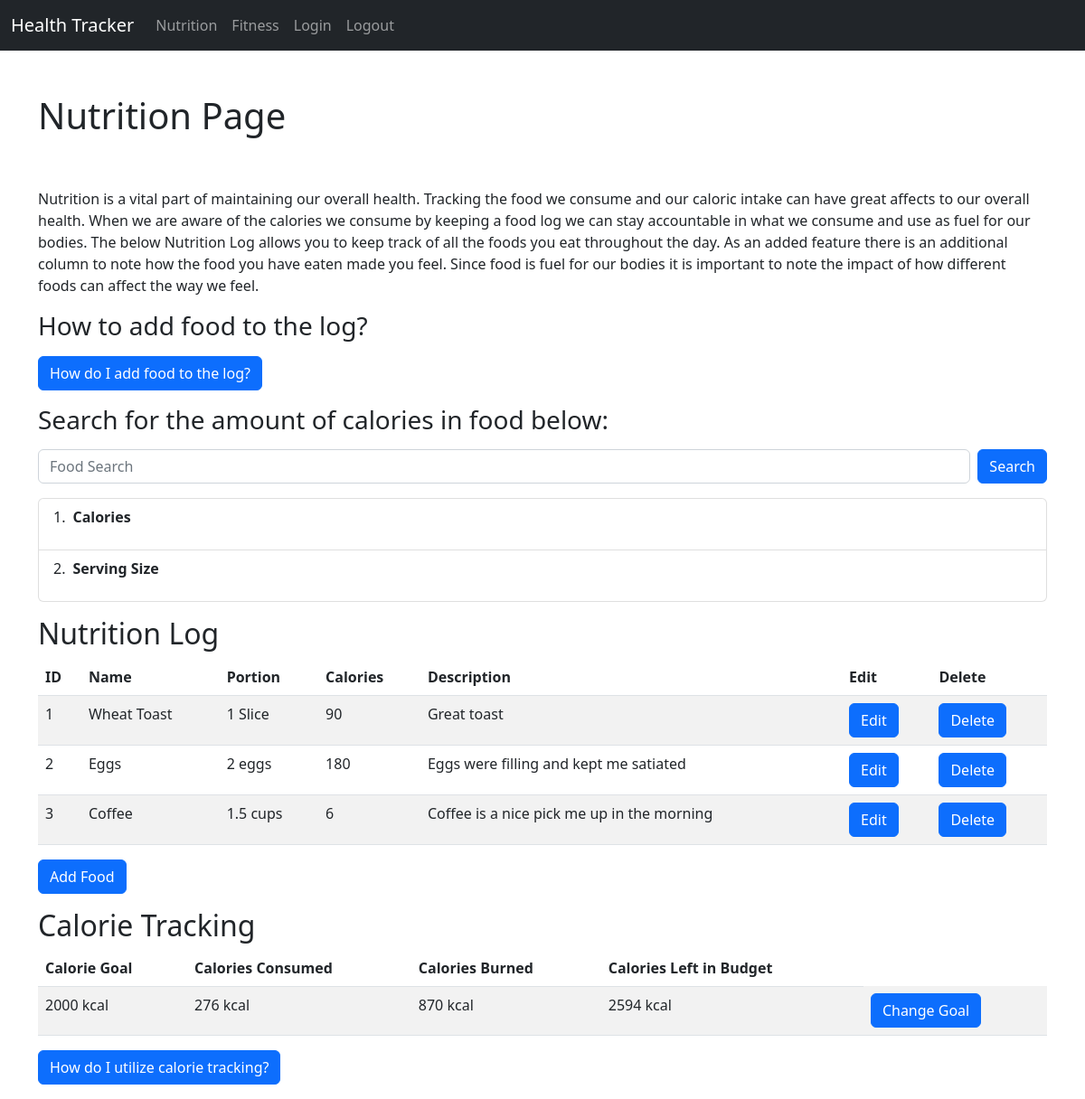
Before: /nutrition/ (signed in) with the older database file.
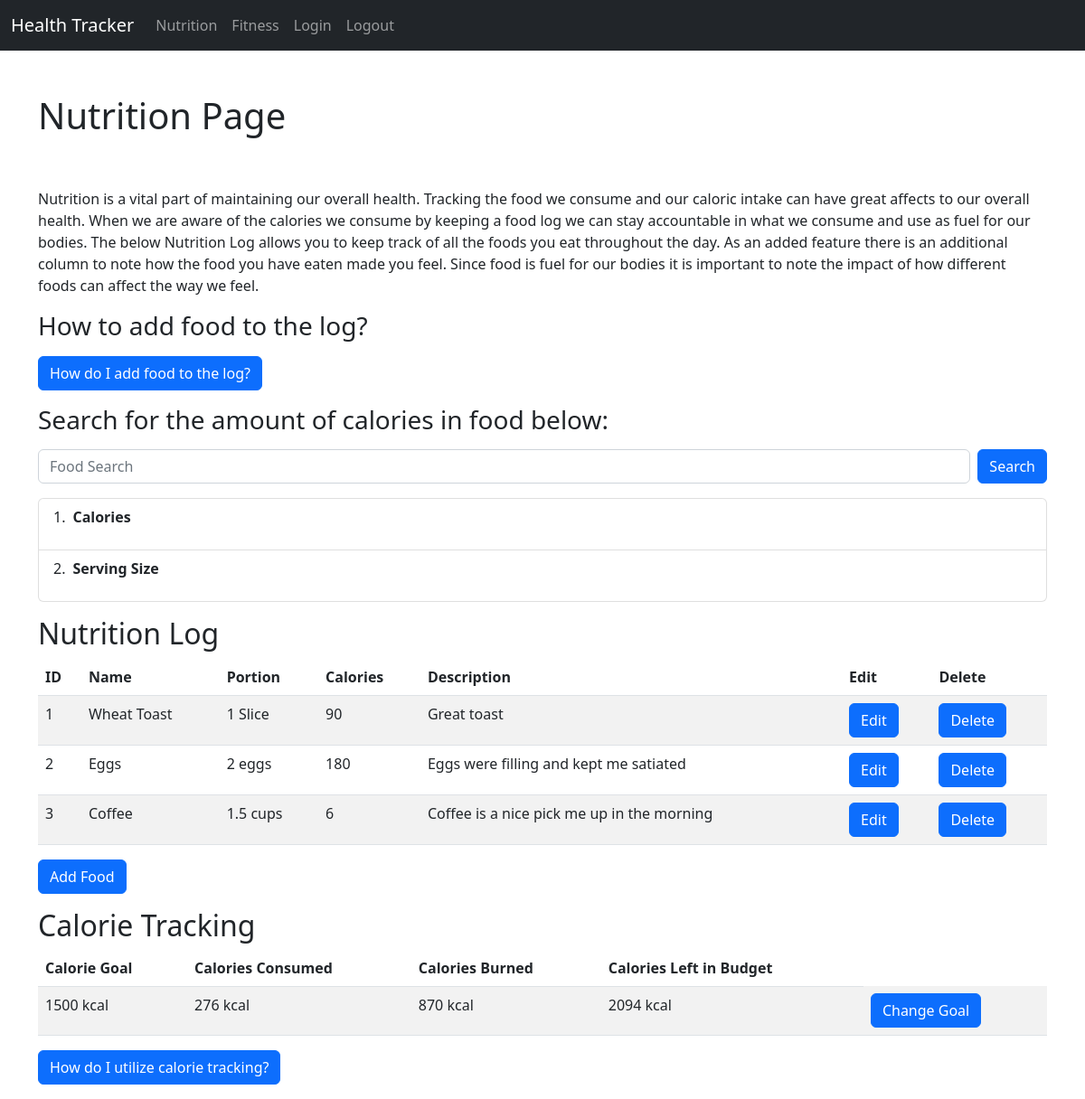
After: the same page with the newer database file.
### tables this page shows
CREATE TABLE cal_goal (
           id INTEGER PRIMARY KEY AUTOINCREMENT,
           calories integer
);

### app.py (the view, shortened to what this page needs)
@app.route("/nutrition/", methods=["POST", "GET"])
def nutrition():
    if "user" in session:
        food_data, total_cals, burn, goal = query_food_details(), total_calories(), cal_burned(), get_goal()
        return render_template("nutrition.html", food_data=food_data, total_cals=total_cals, goal=goal, burn=burn)
    return redirect(url_for("login"))

### app.py (called while the page is built)
def query_food_details():
    conn = sqlite3.connect(db_locale)
    c = conn.cursor()
    c.execute("""
    SELECT * FROM food_log
    """)
    food_data = c.fetchall()
    return food_data

def total_calories():
    conn = sqlite3.connect(db_locale)
    c = conn.cursor()
    c.execute("""SELECT SUM(calories) FROM food_log
    """)
    total_cals = c.fetchone()
    return total_cals

def cal_burned():
    conn = sqlite3.connect(db_locale)
    c = conn.cursor()
    c.execute("""SELECT SUM(calories) FROM activity_log
    """)
    burned = c.fetchone()
    return burned

def get_goal():
    conn = sqlite3.connect(db_locale)
    c = conn.cursor()
    c.execute("""SELECT calories FROM cal_goal""")
    goal = c.fetchone()
    return goal

### templates/nutrition.html (shortened to what this page needs)
{% extends "base.html" %}
{% block content %}
<h1>Nutrition Page</h1>
<br></br>
<p>Nutrition is a vital part of maintaining our overall health. Tracking the food we consume and our caloric intake
  can have great affects to our overall health. When we are aware of the calories we consume by keeping a food log we
  can stay accountable in what we consume and use as fuel for our bodies. The below Nutrition Log allows you to keep
  track of all the foods you eat throughout the day. As an added feature there is an additional column to note how the
  food you have eaten made you feel. Since food is fuel for our bodies it is important to note the impact of how
  different foods can affect the way we feel.</p>
<h3>How to add food to the log?</h3>
<button type="button" class="btn btn-primary" data-bs-toggle="modal" data-bs-target="#exampleModal">
  How do I add food to the log?
</button>
<h3>Search for the amount of calories in food below:</h3>
      <form class="d-flex" role="search" action="#" method="POST">
        <input class="form-control me-2" type="text" name="keyword" placeholder="Food Search" value="{{ request.form['keyword'] }}" aria-label="Search">
        <input class="btn btn-primary" type="submit" value="Search">
      </form>
<ol class="list-group list-group-numbered">
  <li class="list-group-item d-flex justify-content-between align-items-start">
    <div class="ms-2 me-auto">
      <div class="fw-bold">Calories</div>
    </div>
  </li>
  <li class="list-group-item d-flex justify-content-between align-items-start">
    <div class="ms-2 me-auto">
      <div class="fw-bold">Serving Size</div>
    </div>
  </li>
</ol>
<h2>Nutrition Log</h2>
<table class="table table-striped">
  <thead>
    <tr>
      <th scope="col">ID</th>
      <th scope="col">Name</th>
      <th scope="col">Portion</th>
      <th scope="col">Calories</th>
      <th scope="col">Description</th>
      <th scope="col">Edit</th>
      <th scope="col">Delete</th>
    </tr>
  </thead>
  <tbody>
    {% for food in food_data %}
    <tr>
      <td>{{ food[0] }}</td>
      <td>{{ food[1] }}</td>
      <td>{{ food[2] }}</td>
      <td>{{ food[3] }}</td>
      <td>{{ food[4] }}</td>
      <td><a class="btn btn-primary" href="{{ url_for('edit_food', id=food[0]) }}" role="button">Edit</a></td>
      <td><a class="btn btn-primary" href="{{ url_for('delete_food', id=food[0]) }}" role="button">Delete</a></td>
    </tr>
    {% endfor %}
  </tbody>
</table>
<a class="btn btn-primary" href="{{ url_for('add_food') }}" role="button">Add Food</a>
<h2>Calorie Tracking</h2>
<table class="table table-striped">
  <thead>
  <tr>
    <th scope="col">Calorie Goal</th>
    <th scope="col">Calories Consumed</th>
    <th scope="col">Calories Burned</th>
    <th scope="col">Calories Left in Budget</th>
  </tr>
  </thead>
  <tbody>
    <tr>
      <td>{{ goal[0] }} kcal</td>
      <td>{{ total_cals[0] }} kcal</td>
      <td>{{ burn[0] }} kcal</td>
      <td>{{goal[0] + burn[0] - total_cals[0]}} kcal</td>
      <td><a class="btn btn-primary" href="{{ url_for('edit_goal') }}" role="button">Change Goal</a></td>
    </tr>
  </tbody>
</table>
<button type="button" class="btn btn-primary" data-bs-toggle="modal" data-bs-target="#calModal">
  How do I utilize calorie tracking?
</button>
{% endblock %}

Changed rows visible on the page:
changed cal_goal: calories "2000" → "1500"; goal[0]+burn[0]-total_cals[0] "2594" → "2094"
